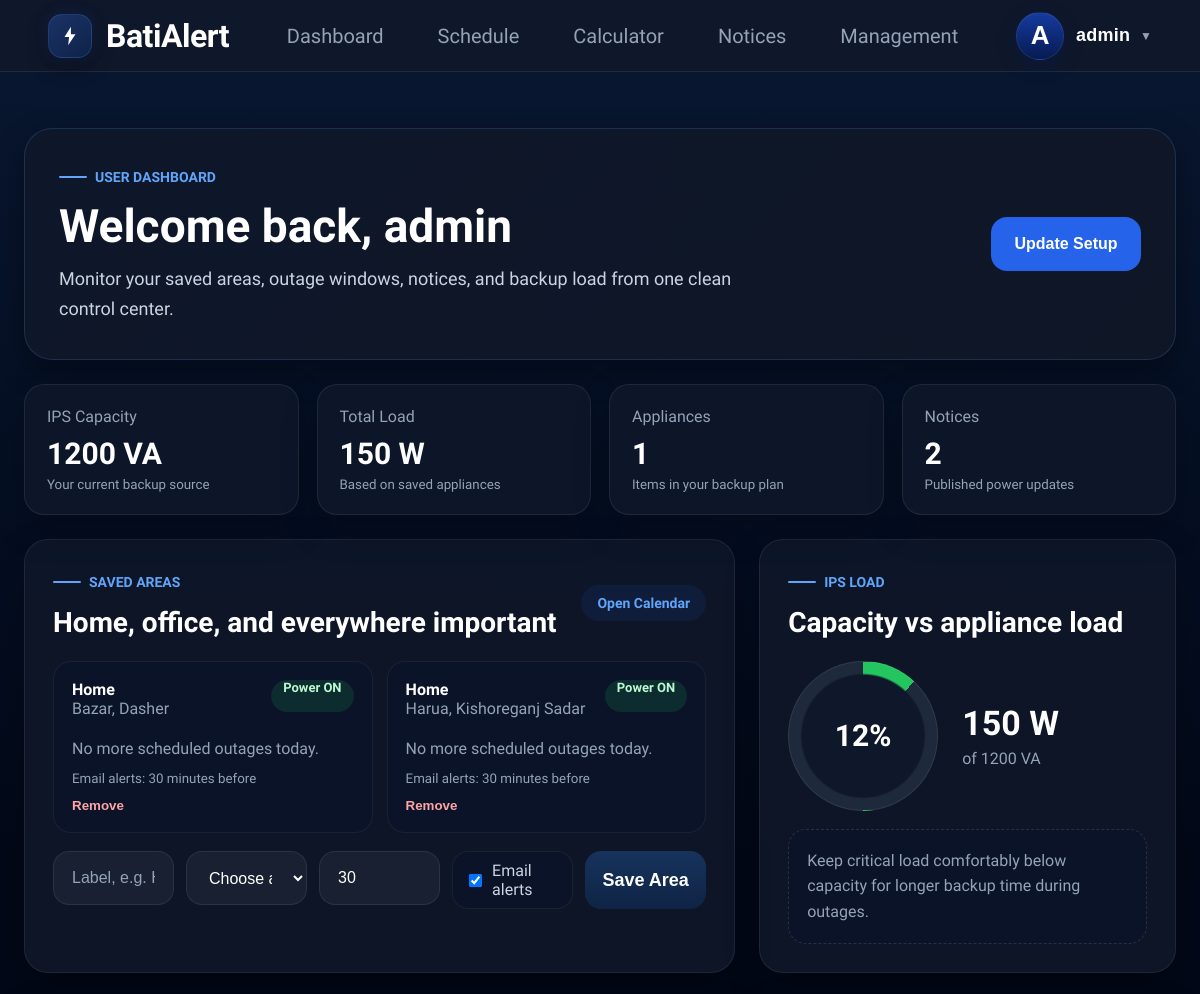
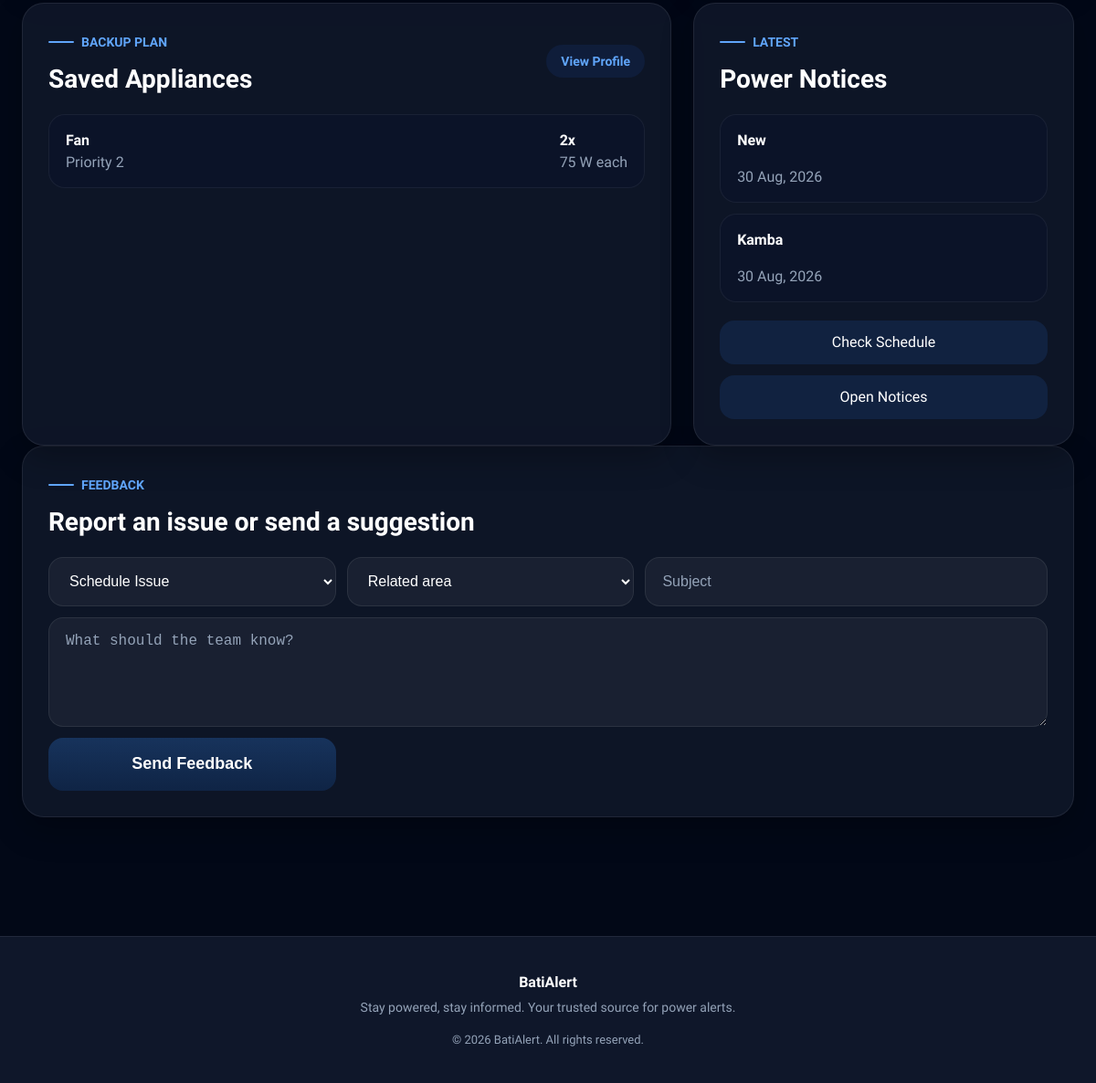
Page /users/dashboard/ (signed in) on the committed database (2 pictures, top to bottom).
### users/models.py (models this page shows, shortened)
class SavedSetup(models.Model):
    user = models.OneToOneField(
        User,
        on_delete=models.CASCADE
    )
    ips_capacity = models.IntegerField()

class SavedArea(models.Model):
    user = models.ForeignKey(
        User,
        on_delete=models.CASCADE,
        related_name="saved_areas"
    )
    area = models.ForeignKey(
        Area,
        on_delete=models.CASCADE
    )
    label = models.CharField(
        max_length=80,
        default="Home"
    )
    email_alerts = models.BooleanField(
        default=True
    )
    alert_minutes_before = models.PositiveIntegerField(
        default=30
    )
    is_primary = models.BooleanField(
        default=False
    )
    created_at = models.DateTimeField(
        auto_now_add=True
    )
    class Meta:
        unique_together = (
            "user",
            "area",
            "label",
        )

class SetupAppliance(models.Model):
    setup = models.ForeignKey(
        SavedSetup,
        on_delete=models.CASCADE,
        related_name="items"
    )
    appliance = models.ForeignKey(
        Appliance,
        on_delete=models.CASCADE
    )
    quantity = models.PositiveIntegerField()
    custom_watt = models.PositiveIntegerField(
        null=True,
        blank=True
    )
    priority = models.PositiveIntegerField()

### core/models.py (models this page shows, shortened)
class Area(models.Model):
    district = models.CharField(max_length=100)
    upazila = models.CharField(max_length=100)
    area_name = models.CharField(max_length=100)

class Appliance(models.Model):
    name = models.CharField(
        max_length=100
    )
    watt = models.IntegerField()

class Notice(models.Model):
    NOTICE_TYPES = [
        ('Emergency', 'Emergency'),
        ('Maintenance', 'Maintenance'),
        ('General', 'General'),
    ]
    area = models.ForeignKey(
        Area,
        on_delete=models.SET_NULL,
        null=True,
        blank=True
    )
    title = models.CharField(
        max_length=200
    )
    message = models.TextField()
    notice_type = models.CharField(
        max_length=50,
        choices=NOTICE_TYPES
    )
    created_at = models.DateTimeField(
        auto_now_add=True
    )
    is_pinned = models.BooleanField(
        default=False
    )

### users/views.py (the view)
@login_required(login_url="login")
def dashboard(request):
    setup = (
        SavedSetup.objects
        .filter(user=request.user)
        .prefetch_related("items__appliance")
        .first()
    )
    setup_items = []
    total_watt = 0
    if setup:
        setup_items = setup.items.all()
        for item in setup_items:
            watt = (
                item.custom_watt
                or item.appliance.watt
            )
            total_watt += (
                watt *
                item.quantity
            )
    notices = (
        Notice.objects
        .all()
        .order_by("-created_at")[:3]
    )
    saved_areas = (
        SavedArea.objects
        .filter(user=request.user)
        .select_related("area")
        .order_by("-is_primary", "label")
    )
    area_statuses = [
        {
            "saved_area": saved_area,
            **build_area_status(saved_area.area)
        }
        for saved_area in saved_areas
    ]
    upcoming_by_area = []
    for saved_area in saved_areas:
        upcoming_by_area.append({
            "saved_area": saved_area,
            "schedules": schedules_for_area_on(
                saved_area.area_id,
                timezone.localdate()
            )[:3],
        })
    context = {
        "setup": setup,
        "setup_items": setup_items,
        "total_watt": total_watt,
        "capacity_percent": min(
            100,
            round((total_watt / setup.ips_capacity) * 100)
        ) if setup and setup.ips_capacity else 0,
        "notice_count": Notice.objects.count(),
        "notices": notices,
        "saved_areas": saved_areas,
        "area_statuses": area_statuses,
        "upcoming_by_area": upcoming_by_area,
        "areas": Area.objects.all().order_by(
            "district",
            "upazila",
            "area_name"
        ),
    }
    return render(
        request,
        "dashboard.html",
        context
    )

### core/views.py (called while the page is built, shortened)
def schedules_for_area_on(area_id, target_date):
    return (
        Schedule.objects
        .filter(area_id=area_id)
        .filter(
            Q(end_date__isnull=True) |
            Q(end_date__gte=target_date)
        )
        .filter(start_date__lte=target_date)
        .filter(
            Q(schedule_type='Daily') |
            Q(
                schedule_type='Weekly',
                day_of_week=target_date.strftime('%A')
            )
        )
        .select_related('area')
        .order_by('start_time')
    )

def build_area_status(area_obj, target_date=None):
    target_date = target_date or timezone.localdate()
    now = timezone.localtime()
    current_time = now.time()
    today_schedules = list(
        schedules_for_area_on(area_obj.id, target_date)
    )
    current_outage = None
    next_outage = None
    return {
        'area': area_obj,
        'is_power_off': current_outage is not None,
        'current_outage': current_outage,
        'next_outage': next_outage,
        'today_schedules': today_schedules,
    }

### users/context_processors.py (called while the page is built)
def appliance_context(request):
    return {
        "appliances":
        Appliance.objects.all()
    }

### templates/dashboard.html (shortened to what this page needs)
{% extends 'base.html' %}
{% block content %}
<section class="dashboard-section">
    <div class="dashboard-container">
        <div class="dashboard-hero">
            <div>
                <span class="home-kicker">User Dashboard</span>
                <h1>Welcome back, {{ request.user.username }}</h1>
                <p>Monitor your saved areas, outage windows, notices, and backup load from one clean control center.</p>
            </div>
            <button type="button" class="dashboard-setup-btn open-setup-modal">
                Update Setup
            </button>
        </div>
        <div class="dashboard-stats">
            <article class="dashboard-stat-card">
                <span>IPS Capacity</span>
                <strong>
                    {% if setup %}
                        {{ setup.ips_capacity }} VA
                    {% else %}
                        Not saved
                    {% endif %}
                </strong>
                <small>Your current backup source</small>
            </article>
            <article class="dashboard-stat-card">
                <span>Total Load</span>
                <strong>{{ total_watt }} W</strong>
                <small>Based on saved appliances</small>
            </article>
            <article class="dashboard-stat-card">
                <span>Appliances</span>
                <strong>{{ setup_items|length }}</strong>
                <small>Items in your backup plan</small>
            </article>
            <article class="dashboard-stat-card">
                <span>Notices</span>
                <strong>{{ notice_count }}</strong>
                <small>Published power updates</small>
            </article>
        </div>
        <div class="dashboard-grid">
            <section class="dashboard-panel">
                <div class="dashboard-panel-header">
                    <div>
                        <span class="home-kicker">Saved Areas</span>
                        <h2>Home, office, and everywhere important</h2>
                    </div>
                    <a href="{% url 'schedule' %}" class="dashboard-link">Open Calendar</a>
                </div>
                <div class="saved-area-grid">
                    {% for item in area_statuses %}
                    <article class="saved-area-card">
                        <div class="saved-area-top">
                            <div>
                                <strong>{{ item.saved_area.label }}</strong>
                                <span>{{ item.area.area_name }}, {{ item.area.upazila }}</span>
                            </div>
                            <span class="power-pill {% if item.is_power_off %}off{% else %}on{% endif %}">
                                {% if item.is_power_off %}Power OFF{% else %}Power ON{% endif %}
                            </span>
                        </div>
                        <p>
                            {% if item.current_outage %}
                                Outage ends at {{ item.current_outage.end_time }}.
                            {% elif item.next_outage %}
                                Next outage starts at {{ item.next_outage.start_time }}.
                            {% else %}
                                No more scheduled outages today.
                            {% endif %}
                        </p>
                        <small>
                            Email alerts:
                            {% if item.saved_area.email_alerts %}
                                {{ item.saved_area.alert_minutes_before }} minutes before
                            {% else %}
                                Off
                            {% endif %}
                        </small>
                        <form method="POST" action="{% url 'delete_area' item.saved_area.id %}">
                            <button type="submit" class="text-action danger">Remove</button>
                        </form>
                    </article>
                    {% empty %}
                    <div class="dashboard-empty">
                        <h3>No saved areas yet</h3>
                        <p>Add Home, Office, or another area to track all upcoming outages from this dashboard.</p>
                    </div>
                    {% endfor %}
                </div>
                <form class="inline-preference-form" method="POST" action="{% url 'save_area' %}">
                    <input class="form-input" type="text" name="label" placeholder="Label, e.g. Home or Office">
                    <select class="form-input" name="area">
                        <option value="">Choose area</option>
                    </select>
                    <input class="form-input" type="number" name="alert_minutes_before" value="30" min="5">
                    <label class="toggle-row">
                        <input type="checkbox" name="email_alerts" checked>
                        <span>Email alerts</span>
                    </label>
                    <button class="schedule-btn" type="submit">Save Area</button>
                </form>
            </section>
            <aside class="dashboard-panel">
                <div class="dashboard-panel-header">
                    <div>
                        <span class="home-kicker">IPS Load</span>
                        <h2>Capacity vs appliance load</h2>
                    </div>
                </div>
                <div class="load-chart">
                    <div class="load-ring" style="--percent: {{ capacity_percent }}%">
                        <span>{{ capacity_percent }}%</span>
                    </div>
                    <div class="load-chart-meta">
                        <strong>{{ total_watt }} W</strong>
                        <span>of {% if setup %}{{ setup.ips_capacity }} VA{% else %}unsaved capacity{% endif %}</span>
                    </div>
                </div>
                <div class="dashboard-empty compact">
                    <p>Keep critical load comfortably below capacity for longer backup time during outages.</p>
                </div>
            </aside>
        </div>
        <div class="dashboard-grid">
            <section class="dashboard-panel">
                <div class="dashboard-panel-header">
                    <div>
                        <span class="home-kicker">Backup Plan</span>
                        <h2>Saved Appliances</h2>
                    </div>
                    <a href="{% url 'profile' %}" class="dashboard-link">View Profile</a>
                </div>
                <div class="dashboard-appliance-list">
                    {% for item in setup_items %}
                    <div class="dashboard-appliance-row">
                        <div>
                            <strong>{{ item.appliance.name }}</strong>
                            <span>Priority {{ item.priority }}</span>
                        </div>
                        <div>
                            <strong>{{ item.quantity }}x</strong>
                            <span>{{ item.custom_watt|default:item.appliance.watt }} W each</span>
                        </div>
                    </div>
                    {% empty %}
                    <div class="dashboard-empty">
                        <h3>No saved appliances yet</h3>
                        <p>Use the setup button to save your IPS capacity and essential appliances.</p>
                    </div>
                    {% endfor %}
                </div>
            </section>
            <aside class="dashboard-panel dashboard-side-panel">
                <div class="dashboard-panel-header">
                    <div>
                        <span class="home-kicker">Latest</span>
                        <h2>Power Notices</h2>
                    </div>
                </div>
                <div class="dashboard-notice-list">
                    {% for notice in notices %}
                    <a href="{% url 'notices' %}" class="dashboard-notice">
                        <strong>{{ notice.title }}</strong>
                        <span>{{ notice.created_at|date:"d M, Y" }}</span>
                    </a>
                    {% empty %}
                    <div class="dashboard-empty compact">
                        <p>No notices have been published yet.</p>
                    </div>
                    {% endfor %}
                </div>
                <div class="dashboard-quick-actions">
                    <a href="{% url 'schedule' %}">Check Schedule</a>
                    <a href="{% url 'notices' %}">Open Notices</a>
                </div>
            </aside>
        </div>
        <section class="dashboard-panel feedback-panel">
            <div class="dashboard-panel-header">
                <div>
                    <span class="home-kicker">Feedback</span>
                    <h2>Report an issue or send a suggestion</h2>
                </div>
            </div>
            <form method="POST" action="{% url 'feedback_create' %}" class="feedback-form">
                <select class="form-input" name="feedback_type">
                    <option>Schedule Issue</option>
                </select>
                <select class="form-input" name="area">
                    <option value="">Related area</option>
                </select>
                <input class="form-input" type="text" name="subject" placeholder="Subject">
                <textarea class="form-input textarea-input" name="message" placeholder="What should the team know?"></textarea>
                <button class="schedule-btn" type="submit">Send Feedback</button>
            </form>
        </section>
    </div>
</section>
{% endblock %}

### templates/navbar.html (shortened to what this page needs)
<nav class="navbar">
  <div class="navbar-left">
    <a href="{% url "home" %}"
       class="brand">
    <div class="brand-logo">
        <svg
            viewBox="0 0 24 24"
            width="22"
            height="22"
            fill="none">
            <path
                d="M13 2L6 13H11L10 22L18 10H13V2Z"
                fill="white"/>
        </svg>
    </div>
    <span class="brand-text">
        BatiAlert
    </span>
</a>
  </div>
  <div class="navbar-center">
    <a href="{% url "dashboard" %}"
       class="nav-link protected-link">
        Dashboard
    </a>
    <a href="{% url "schedule" %}"
       class="nav-link protected-link">
        Schedule
    </a>
    <a href="{% url "calculator" %}"
       class="nav-link protected-link">
        Calculator
    </a>
    <a href="{% url "notices" %}"
       class="nav-link protected-link">
        Notices
    </a>
    {% if request.user.is_staff %}
    <a href="{% url "management_dashboard" %}"
       class="nav-link">
        Management
    </a>
    {% endif %}
</div>
  <div class="navbar-right">
    {% if request.user.is_authenticated %}
        <button
            id="profileBtn"
            class="profile-btn">
            <div class="profile-avatar">
                {{ request.user.username|first|upper }}
            </div>
            <span class="profile-name">
                {{ request.user.username }}
            </span>
           <span class="dropdown-arrow">
  ▼
</span>
        </button>
    {% endif %}
</div>
</nav>

### rows in the picture
SavedSetup: ips_capacity "1200"
SavedArea: saved_area.label "Home", area.area_name "Bazar", area.upazila "Dasher", saved_area.alert_minutes_before "30"
SavedArea: saved_area.label "Home", area.area_name "Harua", area.upazila "Kishoreganj Sadar", saved_area.alert_minutes_before "30"
SetupAppliance: appliance.name "Fan", priority "2", quantity "2", custom_watt "75"
Notice: title "New", created_at "30 Aug, 2026"
Notice: title "Kamba", created_at "30 Aug, 2026"

### other values in the picture
{{ request.user.username|first|upper }} "A"
{{ request.user.username }} "admin"
{{ total_watt }} "150"
{{ setup_items|length }} "1"
{{ notice_count }} "2"
{{ capacity_percent }} "12"
